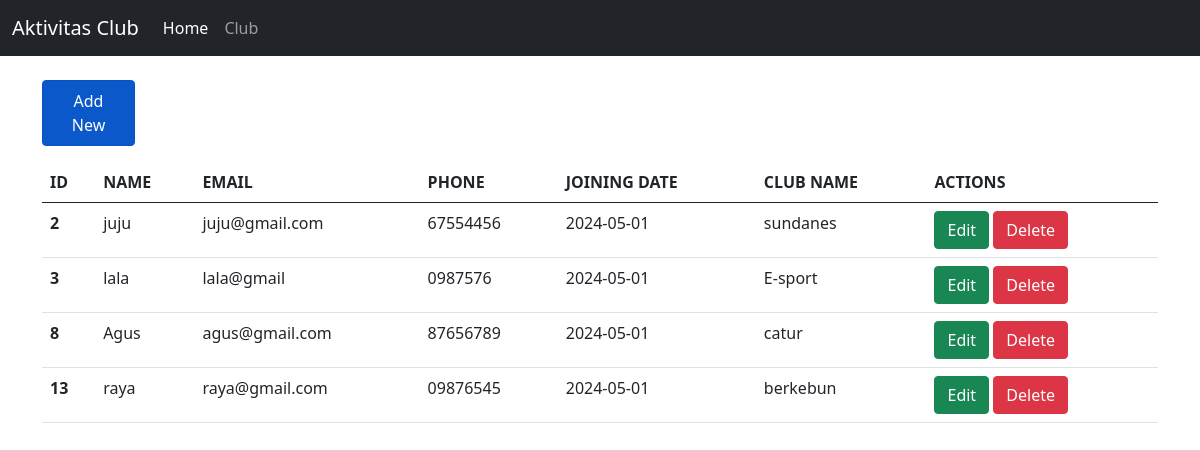
The page / on the database its author committed.
### tables this page shows
CREATE TABLE `club` (
  `id` int(11) NOT NULL,
  `name` varchar(255) NOT NULL,
  `email` varchar(255) NOT NULL,
  `phone` varchar(20) NOT NULL,
  `join_date` date NOT NULL DEFAULT current_timestamp(),
  `nama_club` varchar(255) NOT NULL
);

### index.php (the view, shortened to what this page needs)
<!doctype html>
<html lang="en">
<head>
    <link href="bootstrap.min.css" rel="stylesheet">
</head>
<body>
<nav class="navbar navbar-expand-lg navbar-dark bg-dark">
    <div class="container-fluid">
        <a class="navbar-brand" href="index.php">Aktivitas Club</a>
        <div class="collapse navbar-collapse" id="navbarNav">
            <ul class="navbar-nav">
                <li class="nav-item">
                    <a class="nav-link active" aria-current="page" href="index.php">Home</a>
                </li>
                <li class="nav-item">
                    <a class="nav-link" href="club.php">Club</a>
                </li>
            </ul>
        </div>
    </div>
</nav>
<div class="container my-4">
    <div class="col-1 my-3">
        <a type="button" class="btn btn-primary nav-link active" href="create.php">Add New</a>
    </div>
    <table class="table">
        <thead>
        <tr>
            <th>ID</th>
            <th>NAME</th>
            <th>EMAIL</th>
            <th>PHONE</th>
            <th>JOINING DATE</th>
            <th>CLUB NAME</th>
            <th>ACTIONS</th>
        </tr>
        </thead>
        <tbody>
        <?php
        include "connection.php";
        $sql = "select * from club";
        $result = $conn->query($sql);
        while($row=$result->fetch_assoc()){
            echo "
            <tr>
                <th>$row[id]</th>
                <td>$row[name]</td>
                <td>$row[email]</td>
                <td>$row[phone]</td>
                <td>$row[join_date]</td>
                <td>$row[nama_club]</td>
                <td>
                    <a class='btn btn-success' href='edit.php?id=$row[id]'>Edit</a>
                    <button class='btn btn-danger' onclick='confirmDelete($row[id])'>Delete</button>
                </td>
            </tr>
            ";
        }
        ?>
        </tbody>
    </table>
</div>
</body>
</html>

### rows shown on the page
club: id "2", name "juju", email "juju@gmail.com", phone "67554456", join_date "2024-05-01", nama_club "sundanes"
club: id "3", name "lala", email "lala@gmail", phone "0987576", join_date "2024-05-01", nama_club "E-sport"
club: id "8", name "Agus", email "agus@gmail.com", phone "87656789", join_date "2024-05-01", nama_club "catur"
club: id "13", name "raya", email "raya@gmail.com", phone "09876545", join_date "2024-05-01", nama_club "berkebun"
